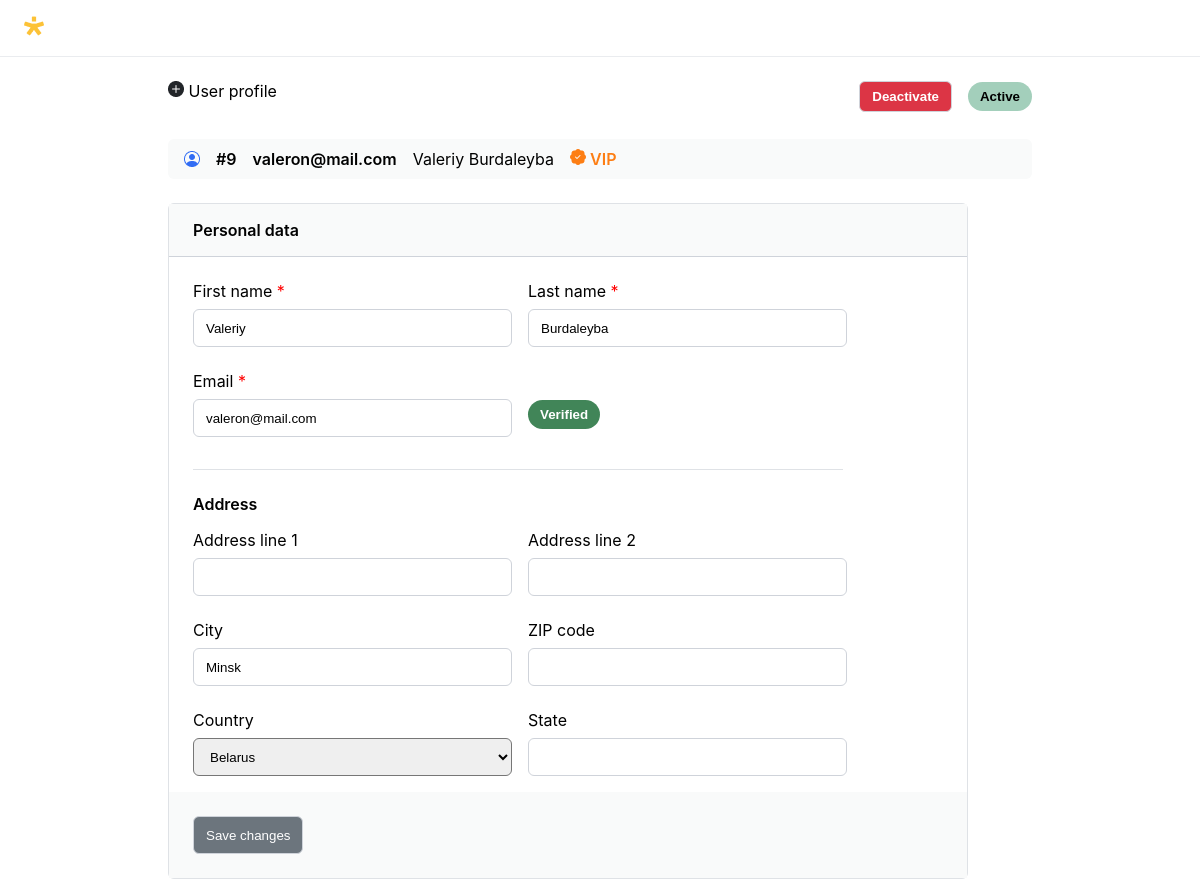
Screenshot of /profile.php?id=9 with the database file from the repository.
### tables this page shows
CREATE TABLE `users` (
  `id` int UNSIGNED NOT NULL,
  `first` text NOT NULL,
  `last` text NOT NULL,
  `email` varchar(50) NOT NULL,
  `address1` varchar(100) DEFAULT NULL,
  `address2` varchar(100) DEFAULT NULL,
  `city` text,
  `zip` varchar(20) DEFAULT NULL,
  `country` text,
  `state` text,
  `time` varchar(20) DEFAULT NULL,
  `vip` tinyint(1) NOT NULL DEFAULT '0',
  `active` tinyint(1) NOT NULL DEFAULT '1'
);

### profile.php (the view, shortened to what this page needs)
<!DOCTYPE html>
<html lang="en">
    <head>
        <link href="style.css" rel="stylesheet">
    </head>
    <header>
        <img src="img/Star.png" alt="star">
    </header>
    <body>
    <?php
        $value = $_GET['id'];
        $pdo = new PDO('mysql:host=localhost;dbname=bd_tz', 'root', 'root');
        $query = $pdo->prepare('SELECT * FROM `users` WHERE id LIKE (:value)');
        $query->bindParam(':value',$value);
        $query->execute();
        while ($row = $query->fetch(PDO::FETCH_OBJ)) {
            $id = $row->id;
            $first = $row->first;
            $last = $row->last;
            $email = $row->email;
            $address1 = $row->address1;
            $address2 = $row->address2;
            $city = $row->city;
            $zip = $row->zip;
            $state = $row->state;
            $vip = $row->vip;
            $active = $row->active;
        }
    ?>
    <div class="container">
        <div class="profile_header">
            <div>
                <img src="img/Icon.png" alt="create client">
                <span>User profile</span>
            </div>
            <form action="activate.php" method="post">
                <?php
                    if ($active == 1) {
                        echo '<input type="submit" value="Deactivate" class="deactivate" name="' . $value . '"><button class="active">Active</button>';
                    }
                    else {
                        echo '<input type="submit" value="Activate" class="activate" name="' . $value . '"><button class="inactive">Inactive</button>';
                    }
                ?>
            </form>
        </div>
        <div class="user_info">
            <img src="img/Union.png" alt="union">
            <?php
                echo '<div class="bold">#' . $id . '</div>';
                echo '<div class="bold">' . $email . '</div>';
                echo '<div>' . $first . ' ' . $last . '</div>';
                if ($vip) {
                    echo '<div class="bold vip"><img src="img/Subtract.png" alt="VIP"> VIP</div>';
                }
            ?>
        </div>
        <form class="reg" action="change_in_bd.php" method="post">
            <div class="info">Personal data</div>
            <div class="block">
                <div>
                    <label for="first">First name <span>*</span></label><br>
                    <?php
                        echo '<input type="text" name="first" required value="' . $first . '">';
                    ?>
                </div>
                <div>
                    <label for="last">Last name <span>*</span></label><br>
                    <?php
                        echo '<input type="text" name="last" required value="' . $last . '">';
                    ?>
                </div>
            </div>
            <div class="block">
                <div>
                    <label for="email">Email <span>*</span></label><br>
                    <?php
                        echo '<input type="email" name="email" required value="' . $email . '">';
                    ?>
                </div>
                <div>
                    <button class="verified">Verified</button>
                </div>
            </div>
            <hr>
            <p>Address</p>
            <div class="block">
                <div>
                    <label for="address1">Address line 1</label><br>
                    <?php
                        echo '<input type="text" name="address1" value="' . $address1 . '">';
                    ?>
                </div>
                <div>
                    <label for="address2">Address line 2</label><br>
                    <?php
                        echo '<input type="text" name="address2" value="' . $address2 . '">';
                    ?>
                </div>
            </div>
            <div class="block">
                <div>
                    <label for="city">City</label><br>
                    <?php
                        echo '<input type="text" name="city" value="' . $city . '">';
                    ?>
                </div>
                <div>
                    <label for="zip">ZIP code</label><br>
                    <?php
                        echo '<input type="number" name="zip" value="' . $zip . '">';
                    ?>
                </div>
            </div>
            <div class="block">
                <div>
                    <label for="country">Country</label><br>
                    <select name="countries">
                        <?php include_once "countries.php"; ?>
                    </select>
                </div>
                <div>
                    <label for="state">State</label><br>
                    <?php
                        echo '<input type="text" name="state" value="' . $state . '">';
                    ?>
                </div>
            </div>
            <div class="info">
                <input id="profile_btn" type="submit" value="Save changes">
            </div>
        </form>
    </div>
    </body>
</html>

### style.css (style rules this page uses)
* { padding: 0px; margin: 0px; }
*, *::before, *::after { box-sizing: border-box; }
html { font-family: "SF Pro Display", sans-serif; }
.bold { font-weight: 600; }
header { padding: 16px 24px; border-bottom: 1px solid #EAECEF; }
input, table { border: solid 1px #CFD3DA; }
.container { display: block; margin: 0 168px; }
.list_header, .profile_header { display: flex; justify-content: space-between; height: 82px; padding: 24px 0; }
.info { font-weight: 600; padding: 16px 24px; background: #F9FAFA; }
.info:first-child { border-bottom: solid 1px #CFD3DA; margin-bottom: 16px; }
.reg { border: 1px solid #DFE2E6; border-radius: 6px; max-width: 800px; }
.reg input, .reg select { margin: 8px 0; height: 38px; width: 319px; padding: 7px 12px; border-radius: 6px; }
.reg hr { margin: 16px 24px 24px 24px; border: none; background-color: #DFE2E6; height: 1px; max-width: 650px; }
.reg p { font-weight: 600; margin: 0 0 8px 24px; }
.block { display: flex; padding: 8px 24px; }
.block div:first-child { margin-right: 16px; }
label > span { color: #ff0000; }
.deactivate { font-weight: 600; padding: 7px 12px; background: #DC3545; color: #fff; border-radius: 6px; margin-right: 16px; cursor: pointer; }
.active { font-weight: 600; border: none; padding: 7px 12px; background: #A3CFBB; border-color: #A3CFBB; border-radius: 800px; }
.verified { height: 29px; color: #fff; font-weight: 600; border: none; padding: 7px 12px; background: #418558; border-color: #418558; border-radius: 800px; }
.user_info { display: flex; flex-direction: row; align-items: center; padding: 10px 16px; background: #F9FAFA; border-radius: 6px; margin-bottom: 24px; }
.user_info div { margin-left: 16px; }
.vip { color: #FD7E14; }
#profile_btn { color: #fff; background: #6C757D; width: auto; cursor: pointer; }

### rows the page displays
users: id "9", email "valeron@mail.com", first "Valeriy", last "Burdaleyba", city "Minsk", countries "Belarus"
